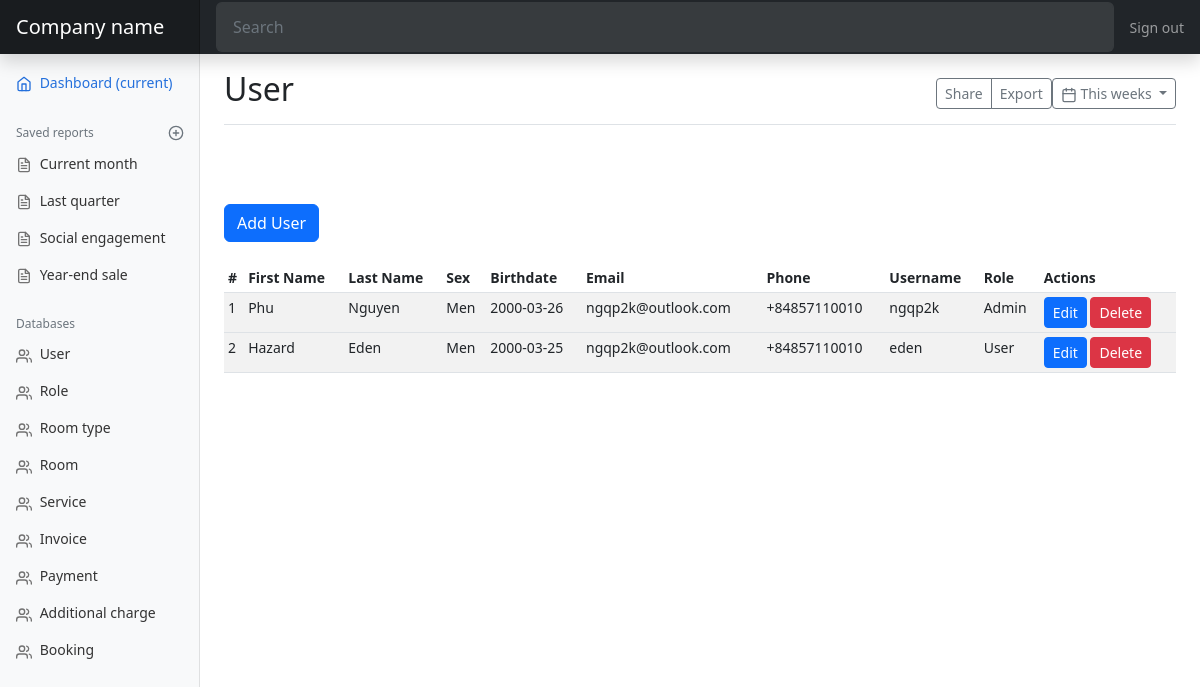
/user, run on an earlier commit of the app's database.
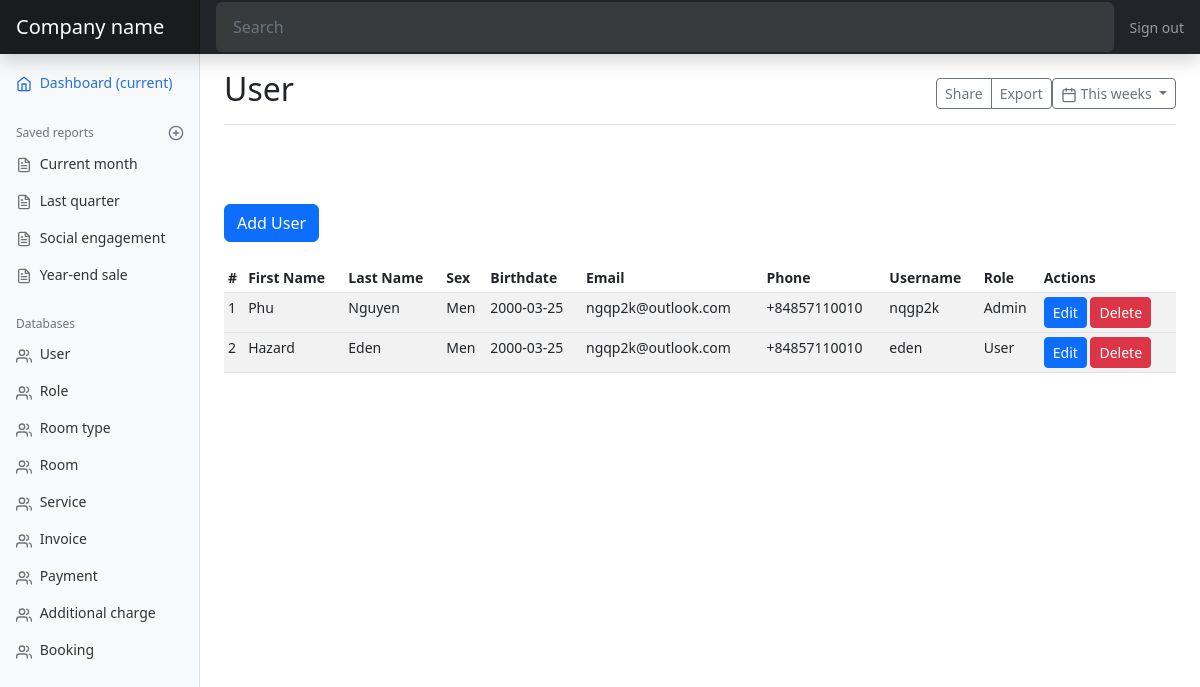
And on a later commit of the database.
### models.py (models this page shows, shortened)
class User(db.Model):
    id = db.Column(db.Integer, primary_key=True)
    first_name = db.Column(db.String(50))
    last_name = db.Column(db.String(50))
    sex = db.Column(db.Enum(Sex))
    birthdate = db.Column(db.Date)
    email = db.Column(db.String(50))
    phone = db.Column(db.String(50))
    username = db.Column(db.String(255), unique=True)
    hash_password = db.Column(db.String(255))
    rold_id = db.Column(db.Integer, db.ForeignKey('role.id'))
    role = db.relationship('Role', backref=db.backref('user', lazy=True))
    @property
    def password(self):
        raise AttributeError('password: write-only field')

class Role(db.Model):
    id = db.Column(db.Integer, primary_key=True)
    name = db.Column(db.String(50))
    def __str__(self) -> str:
        return self.name

### views.py (the view)
@app.route('/user')
def user_page():
    users = models.User.query.all()
    return render_template('mdUser.html', users=users)

### views.py (called while the page is built)
@app.template_filter()
def to_string(obj):
    if isinstance(obj, enum.Enum):
        return obj.name
    return obj

### templates/mdUser.html (shortened to what this page needs)
{% extends 'admin.html' %}
{% block title %}User{% endblock %}
{% block content %}
<a href="{{ url_for('add_user') }}" class="btn btn-primary" tabindex="-1" role="button">Add User</a>
<br/>
<br/>
<div class="table-responsive">
  <table class="table table-striped table-sm">
    <thead>
      <tr>
        <th>#</th>
        <th>First Name</th>
        <th>Last Name</th>
        <th>Sex</th>
        <th>Birthdate</th>
        <th>Email</th>
        <th>Phone</th>
        <th>Username</th>
        <th>Role</th>
        <th>Actions</th>
      </tr>
    </thead>
    <tbody>
      {% for user in users %}
      <tr>
        <td>{{ user.id }}</td>
        <td>{{ user.first_name }}</td>
        <td>{{ user.last_name }}</td>
        <td>{{ user.sex | to_string }}</td>
        <td>{{ user.birthdate }}</td>
        <td>{{ user.email }}</td>
        <td>{{ user.phone }}</td>
        <td>{{ user.username }}</td>
        <td>{{ user.role }}</td>
        <td>
          <a href="{{ url_for('edit_user', user_id=user.id) }}" class="btn btn-primary btn-sm">Edit</a>
          <a href="{{ url_for('delete_user', user_id=user.id) }}" class="btn btn-danger btn-sm">Delete</a>
        </td>
      <tr>
        {% endfor %}
    </tbody>
  </table>
</div>
{% endblock %}

What changed in the data, as far as the page shows it:
changed User "Phu": birthdate "2000-03-26" → "2000-03-25"; username "ngqp2k" → "nqgp2k"
